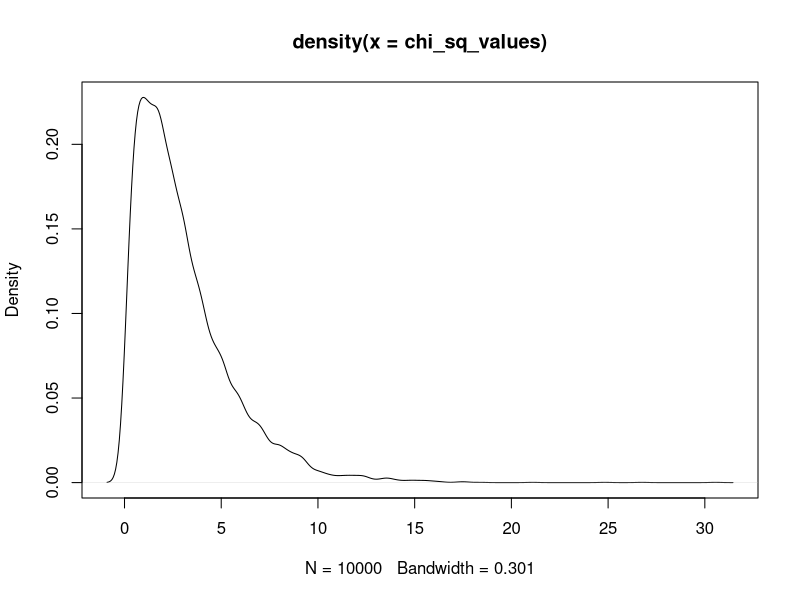
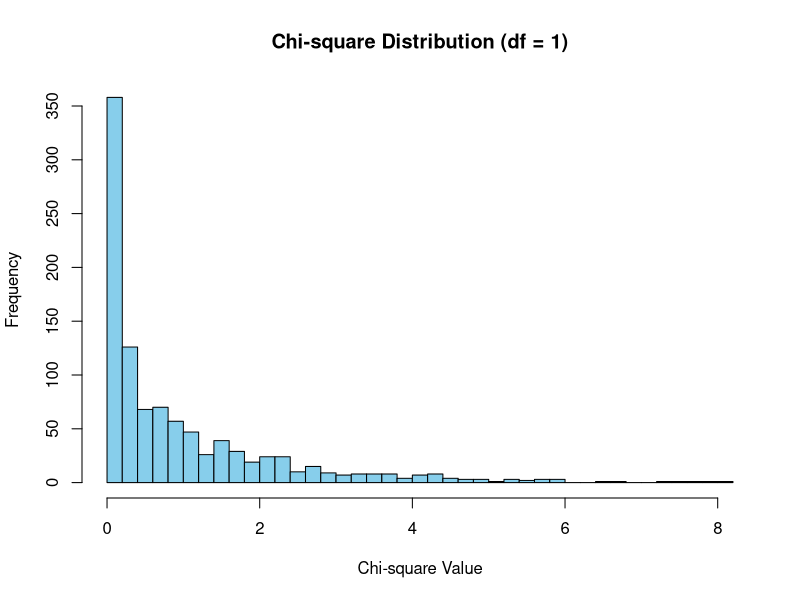
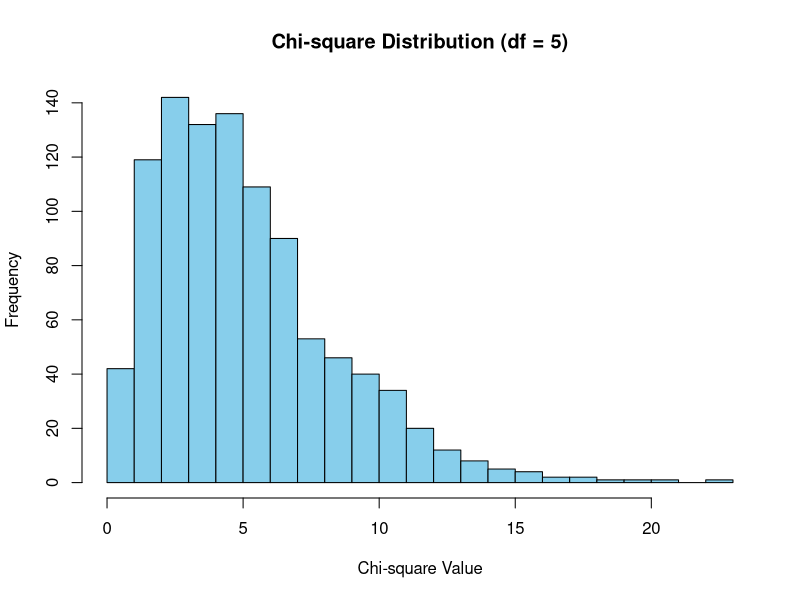
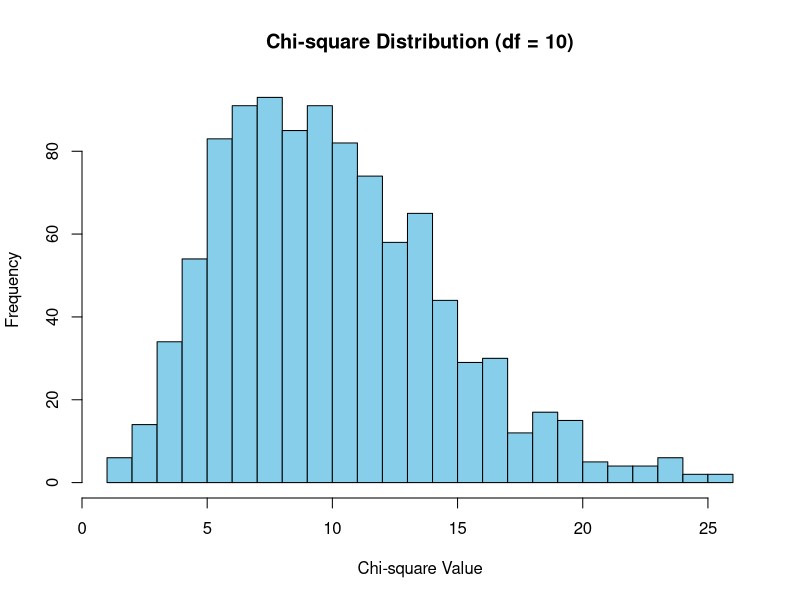

The R source for these figures, in order: (Note: this script raises an error after producing the figures.)
# Season preferences data
Poll_seasons <- data.frame(Spring = 40, Summer = 30, Autumn = 18, Winter = 28)
expected_freq <- sum(Poll_seasons) * 0.25

# Number of simulations
num_simulations <- 10000

# Initialize vector to store chi-square values
chi_sq_values <- numeric(num_simulations)

# Perform simulations
for (i in 1:num_simulations) {
  # Generate population with expected proportions
  population <- rep(c("Spring", "Summer", "Autumn", "Winter"), expected_freq)
  
  # Sample 116 values
  sample_data <- sample(population, 116, replace = TRUE)
  
  # Calculate observed frequencies
  observed_freq <- table(sample_data)
  
  # Calculate chi-square value
  chi_sq_values[i] <- sum((observed_freq - expected_freq)^2 / expected_freq)
}

# Visualize the distribution of simulated chi-square values
plot(density(chi_sq_values))

# Calculate p-value using simulated distribution
p_value_simulated <- mean(chi_sq_values >= chisq.test(Poll_seasons)$statistic)





# Generate random chi-square values with degrees of freedom 1, 5, and 10
chi_sq_df1 <- rchisq(1000, df = 1)
chi_sq_df5 <- rchisq(1000, df = 5)
chi_sq_df10 <- rchisq(1000, df = 10)

# Plot the chi-square distributions
hist(chi_sq_df1, breaks = 30, col = "skyblue", xlab = "Chi-square Value", main = "Chi-square Distribution (df = 1)")
hist(chi_sq_df5, breaks = 30, col = "skyblue", xlab = "Chi-square Value", main = "Chi-square Distribution (df = 5)")
hist(chi_sq_df10, breaks = 30, col = "skyblue", xlab = "Chi-square Value", main = "Chi-square Distribution (df = 10)")





# Example data for chi-square test of homogeneity
season_pref <- c("Spring", "Summer", "Autumn", "Winter")
allergy_report <- c("Yes", "No")

# Generate example data frame
data <- expand.grid(Season = season_pref, Allergy = allergy_report)
data$count <- c(10, 5, 3, 2, 15, 20, 10, 5, 8, 12, 5, 3)

# Visualize the data
mosaicplot(data$count ~ data$Season + data$Allergy, main = "Mosaic Plot")

# Perform chi-square test of homogeneity
chisq_result <- chisq.test(data$count, data$Season, data$Allergy)





# Create a matrix with survival data
geneX_survival_data <- matrix(c(10, 20, 5, 15), nrow = 2, byrow = TRUE,
                              dimnames = list(c("Survived", "Not Survived"), c("GeneX Present", "GeneX KO")))

# Perform a chi-square test without Yates's continuity correction
chi_square_result_without_correction <- chisq.test(geneX_survival_data, correct = FALSE)

# Print the result and any warning messages
print(chi_square_result_without_correction)

# Perform a chi-square test with Yates's continuity correction
chi_square_result_with_correction <- chisq.test(geneX_survival_data, correct = TRUE)

# Print the result and any warning messages
print(chi_square_result_with_correction)

# Perform a Fisher’s exact test
fisher_test_result <- fisher.test(geneX_survival_data)

# Print the result
print(fisher_test_result)


require(stats)
mosaicplot(Titanic, main = "Survival on the Titanic", color = TRUE)
## Formula interface for tabulated data:
mosaicplot(~ Sex + Age + Survived, data = Titanic, color = TRUE)

mosaicplot(HairEyeColor, shade = TRUE)
## Independence model of hair and eye color and sex.  Indicates that
## there are more blue eyed blonde females than expected in the case
## of independence and too few brown eyed blonde females.
## The corresponding model is:
fm <- loglin(HairEyeColor, list(1, 2, 3))
pchisq(fm$pearson, fm$df, lower.tail = FALSE)

mosaicplot(HairEyeColor, shade = TRUE, margin = list(1:2, 3))
## Model of joint independence of sex from hair and eye color.  Males
## are underrepresented among people with brown hair and eyes, and are
## overrepresented among people with brown hair and blue eyes.
## The corresponding model is:
fm <- loglin(HairEyeColor, list(1:2, 3))
pchisq(fm$pearson, fm$df, lower.tail = FALSE)

## Formula interface for raw data: visualize cross-tabulation of numbers
## of gears and carburettors in Motor Trend car data.
mosaicplot(~ gear + carb, data = mtcars, color = TRUE, las = 1)
# color recycling
mosaicplot(~ gear + carb, data = mtcars, color = 2:3, las = 1)


library(ggplot2)
degrees_of_freedom<-c(1,2,3,4,5,10,20)
data <- apply(degrees_of_freedom, function(df){
  data.frame(chi_square =rchisq(10000, df, ncp=0),df = as.factor(df))})
data_combined <- do.call(rbind, data)
ggplot(data_combined,aes(x=chi_square,fill=df))+
  geom_density(alpha=0.5)+
  labs(title ="chi-square Distribution for Different Degrees of Freedom", x="Chi-square value",
y= "Density",fill = "Degrees of Freedom") +
  theme_minimal()


data<-data.frame(Spring=c(5,8,9,18),Summer=c(1,5,8,16),Fall=c(1,2,3,12),Winter=c(9,5,9,5),
                 row.names=c("Severe allergies","Mild allergies","Sporadic allergies","Never allergic"))
barplot(as.matrix(data),col=c("pink1","pink2","pink3","pink4"))
mosaicplot(data,col=c("pink1","pink2","pink3","pink4"))
library(ggplot2)
library(ggpubr)
ggballoonplot(data)













